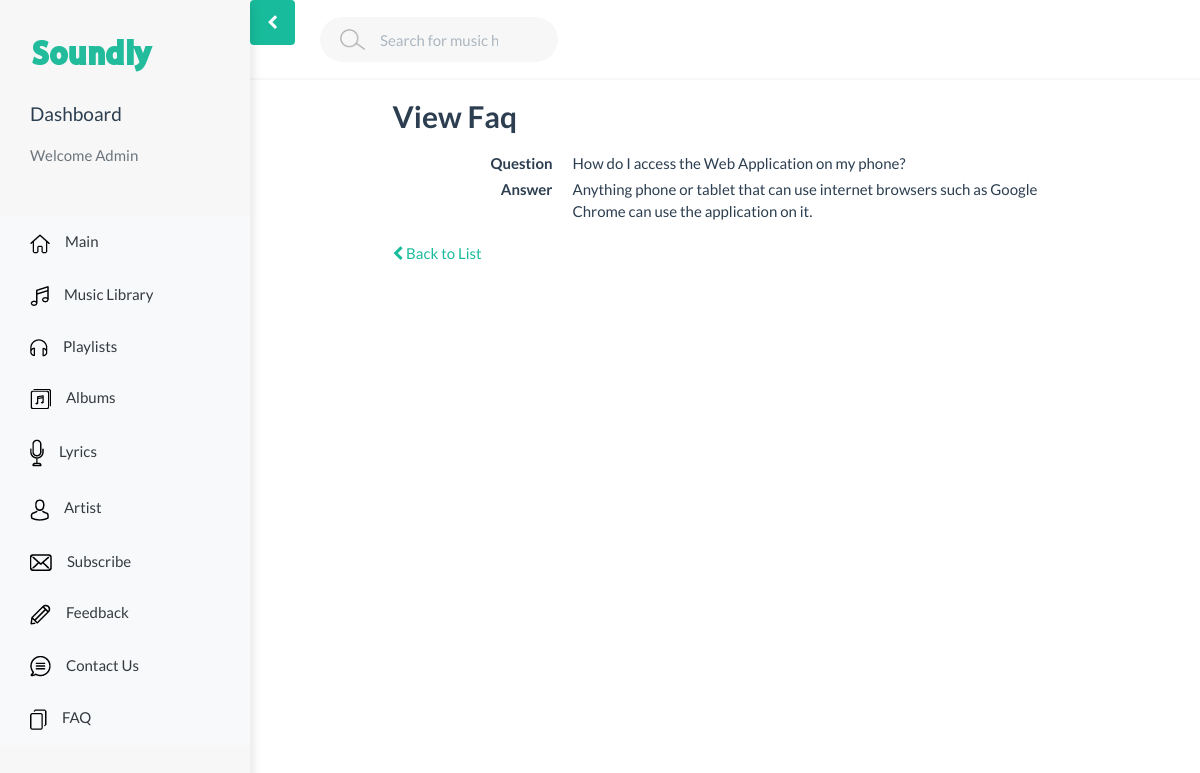
/adminViews/adminFaqview.php?id=1, run on the app's committed database.
### tables this page shows
CREATE TABLE `faqs` (
  `id` int(11) NOT NULL,
  `question` varchar(255) NOT NULL,
  `answer` text NOT NULL
);

### Models/Faq.php (called while the page is built, shortened)
<?php
class Faq
{
    public function getFaq($db,$id){
        $query = 'SELECT * FROM faqs WHERE id = :id';
        $sql = $db->prepare($query);
        $sql->bindParam(':id',$id);
        $sql->execute();
        $artist = $sql->fetch(\PDO::FETCH_OBJ);
        return $artist;
    }
}

### adminViews/adminFaqview.php (the view, shortened to what this page needs)
<?php
    require_once '../Models/Faq.php';
    require_once 'adminView/header.php';
    $db = Database::getDb();
    $fq = new Faq();
    $id = $_GET['id'];
    $faq = $fq->getFaq($db, $id);
?>
    <h1>View Faq</h1>
    <div>
        <dl class="dl-horizontal">
            <dt>Question</dt>
            <dd><?= $faq->question; ?></dd>
            <dt>Answer</dt>
            <dd><?= $faq->answer; ?></dd>
        </dl>
    </div>
    <div class="mt-4">
        <a href="adminFaqlist.php"><span class="fa fa-chevron-left"></span>&nbsp;Back to List</a>
    </div>

### css/style.css (style rules this page uses)
body { min-height: 100vh; overflow-x: hidden; }
h1, h2, h3, h4, h5, h6, p { margin: 2rem 0; }
h1 { font-size: 3rem; font-weight: bold; }

### data on the page
faqs: question "How do I access the Web Application on my phone?", answer "Anything phone or tablet that can use internet browsers such as Google Chrome can use the application on it."
